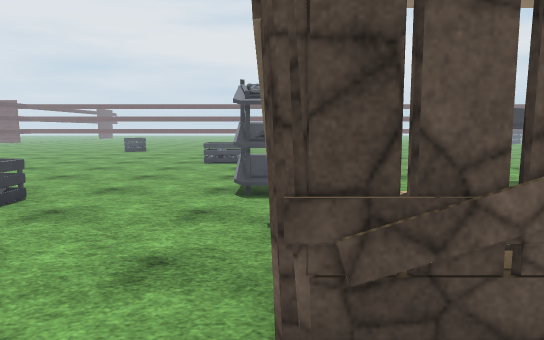
View 1 (above)

24 first-person views from a walk through a Unity game level. The camera is 1.4 m above the floor, tilts 6° down and sees 70° across. The floor is counted in squares, 1 m on a side. Each view is taken from the middle of a square. On the plan, view 1 faces up. The plan holds only what a view shows up to about 16 squares ahead; the rest is blank. The place goes on beyond the plan. Some surface patterns are stand-ins.

View 2
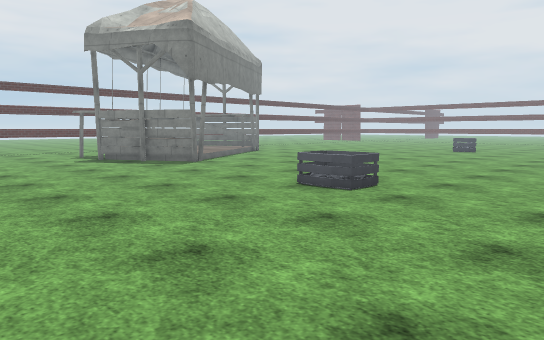

View 3
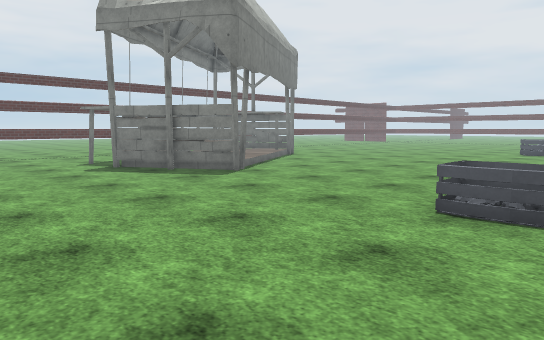

View 4
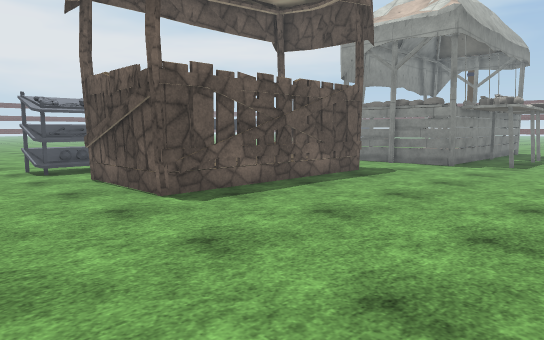

View 5
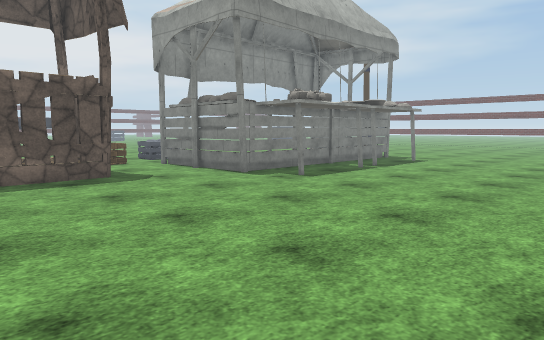

View 6
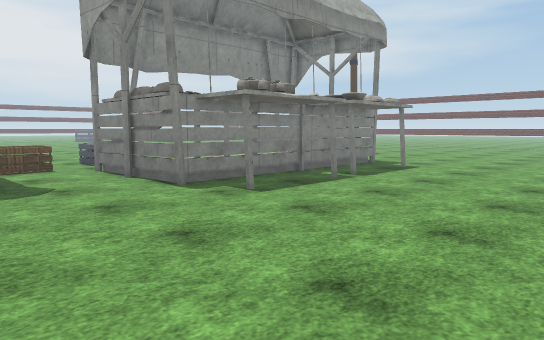

View 7
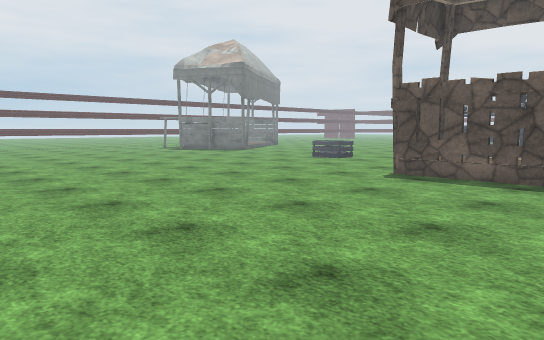

View 8
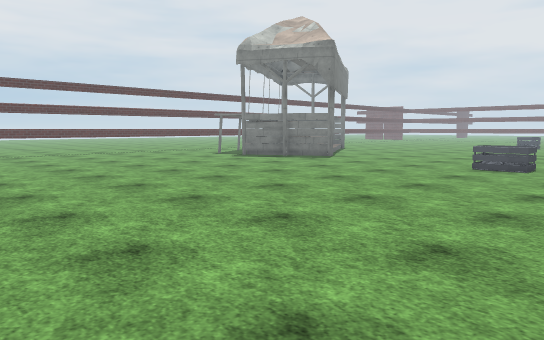

View 9
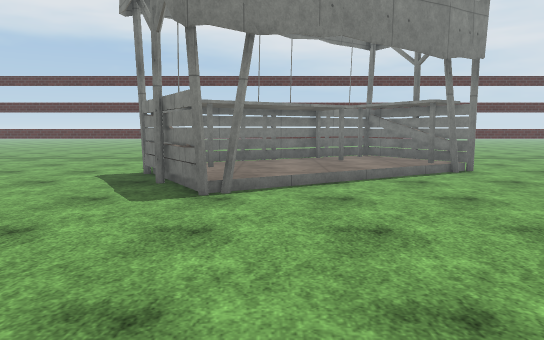

View 10
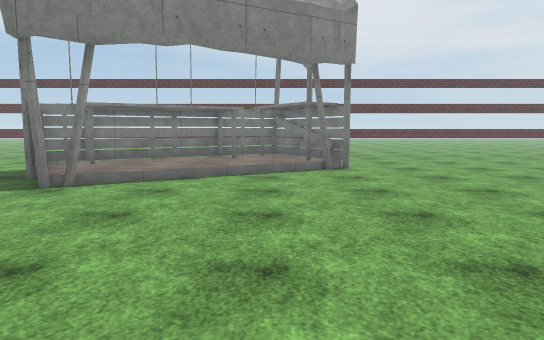

View 11
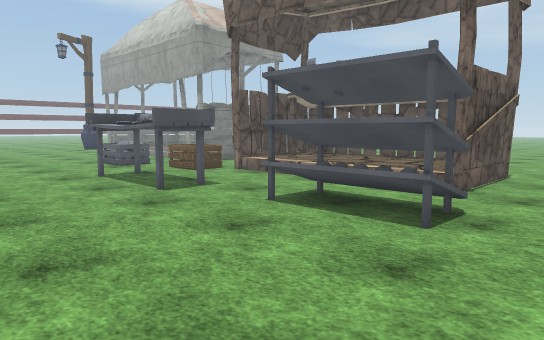

View 12
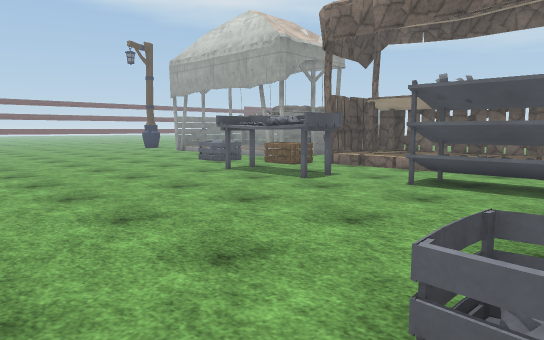

View 13
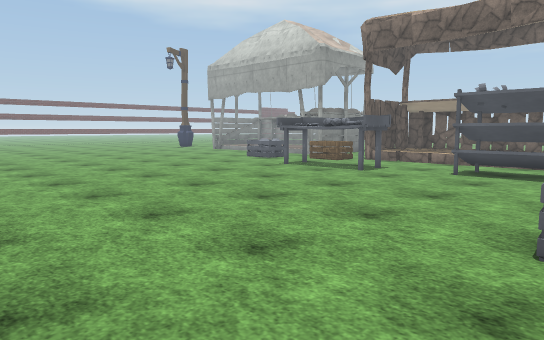

View 14
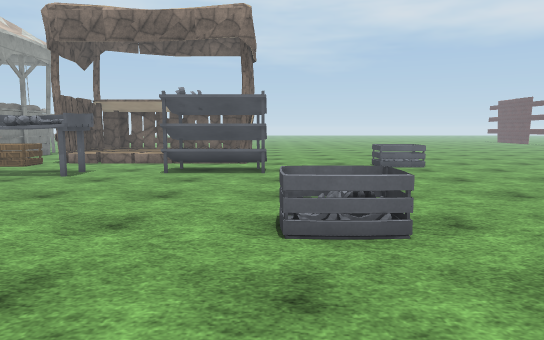

View 15
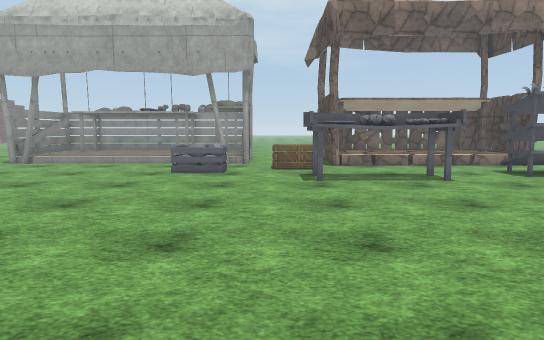

View 16
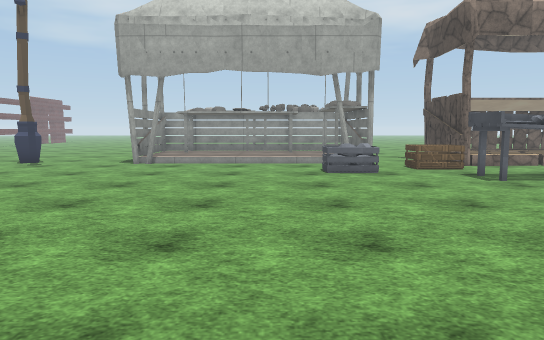

View 17
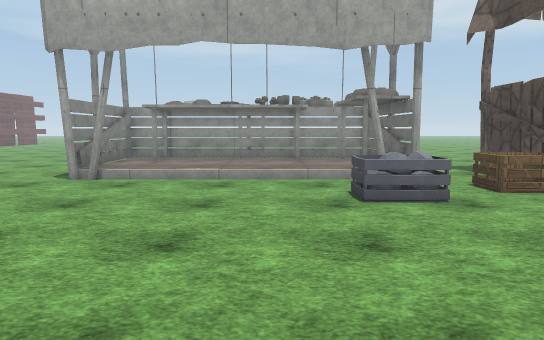

View 18
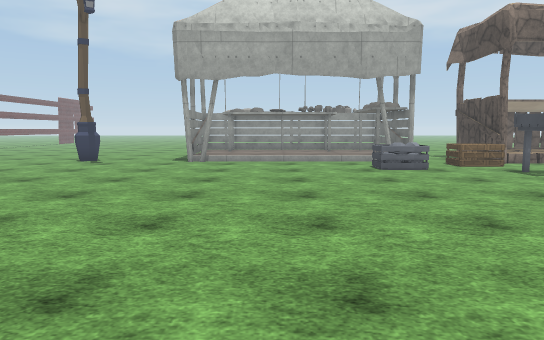

View 19
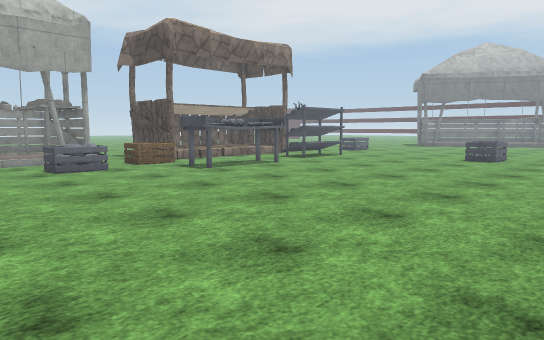

View 20
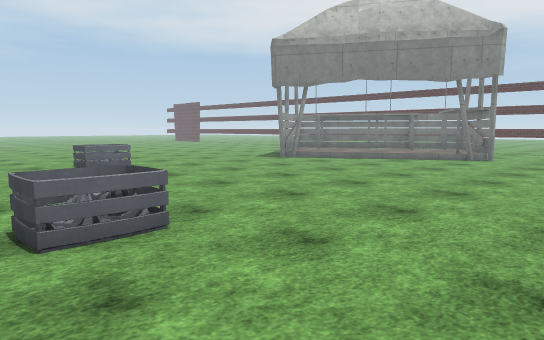

View 21
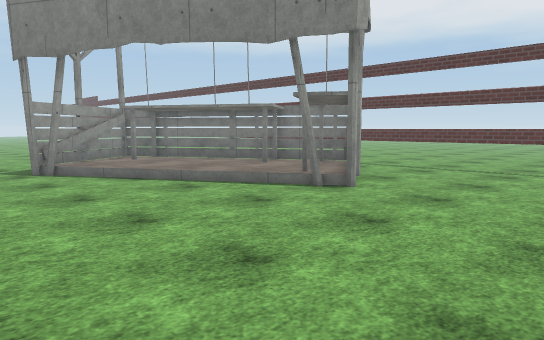

View 22
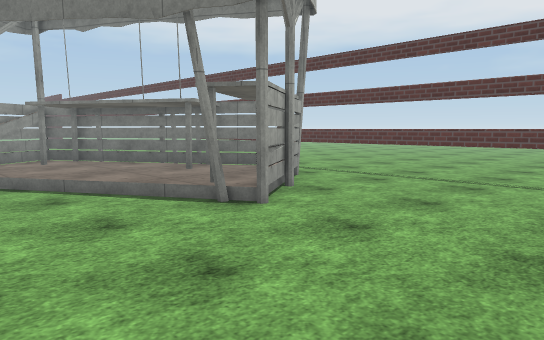

View 23
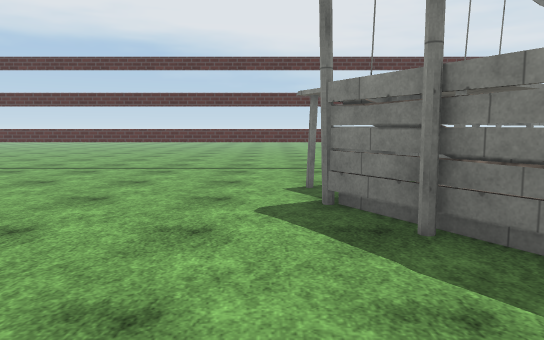

View 24
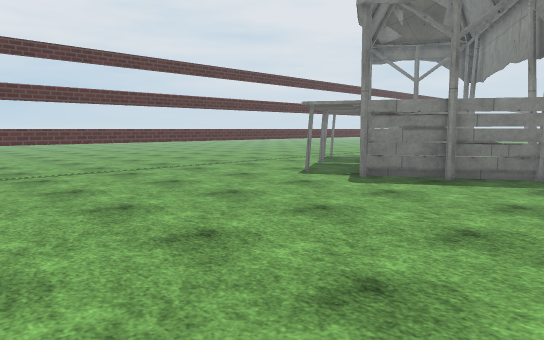

### Floor plan
Key: @ floor where view 1 was taken; # wall or solid block; . main floor; : floor 0.25 m higher than the main floor; + floor 0.5 m higher than the main floor; / step, stairs or slope; = window, fence, low wall or low ledge; B box; T thing the floor can be seen under or through; O other object.
Columns run from 28 left of view 1 to 22 right of it. Each row starts with its distance up from view 1.
 22         ..... .  .        ...                .
 21       ..........    ....... .......  .......
 20  ..T............................................
 19 ...T............................................
 18 ...T.............................................
 17 ...T..............................................
 16 ...T...###................O.......................
 15 ...T..##://........................................
 14 ...T.##::::........................................
 13  ..T  #::::/.......................................
 12       ###:::.......................................
 11        #::::/....................OOOOO.............
 10       ###::::/..............OOO..OOOOO.............
  9       #.#::::#.............OOOO..OOOOO..OO.........
  8       ..###:##.............OOOO.........OO.........
  7   .T.....####..........O............B.B.O..........
  6   .T....#=##................#+//////#BB............
  5   .T........................#++//// #..##///////##.
  4   .T........................## +#  ##..# ::::::::#.
  3  ..T........................##### ###..# ::::::::#.
  2 ...T........................########...#:::::::::#.
  1 ...T...................................###########
  0 ...T........................@....................
 -1 ...T....................................#.......#.
 -2   .T...............................................
 -3   .T... ...........................................
 -4   .T.   ...........................................
 -5   .T    ...........................................
 -6              .....................................
 -7                   ...........................
 -8                           ..............
 -9                                .  .

Positions as (right, up) in squares from view 1, and headings:
1: (0, 0), facing up
2: (0, -1), facing up-left
3: (-4, 0), facing up-left
4: (-4, -5), facing up-right
5: (3, -9), facing up-right
6: (6, -8), facing up-right
7: (6, -9), facing up-left
8: (-2, -8), facing up-left
9: (-6, 10), facing left
10: (-5, 14), facing left
11: (-3, 15), facing down-right
12: (-2, 19), facing down-right
13: (-2, 22), facing down-right
14: (-1, 22), facing down
15: (10, 21), facing down
16: (15, 21), facing down
17: (15, 16), facing down
18: (17, 22), facing down
19: (17, 22), facing down-left
20: (0, 22), facing down-left
21: (-11, 22), facing down-left
22: (-14, 22), facing down-left
23: (-11, 5), facing left
24: (-12, -4), facing up-left
